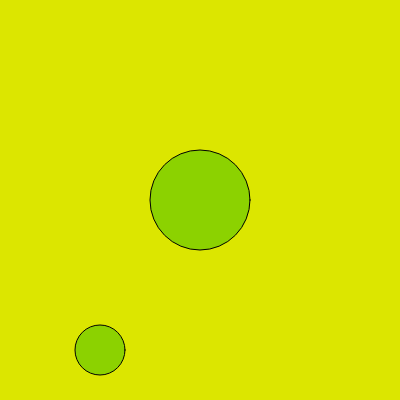
Frame 1 (no input)
Frame 60 (no input): identical to frame 1, image omitted
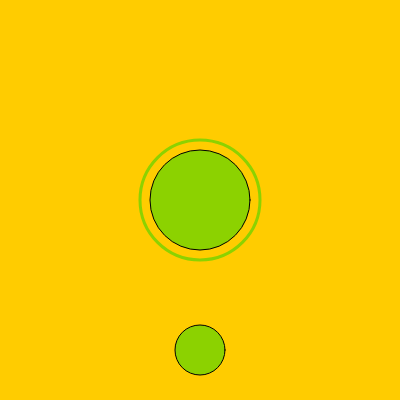
Frame 120 (the mouse pressed at the canvas centre since frame 60)

The p5.js sketch that drew these frames (run headless with seeded random() and noise() and a simulated clock; from frame 60 on, the mouse is pressed at the canvas centre):

// p5.js sketch
// ── sketch.js
let timer=0
let size=100

function setup() {
  createCanvas(400, 400);
}

function draw() {
  
  timer +=deltaTime;
  let mappedMouseX=map(mouseX,0,400,100,300,true);
  
 if (timer>1000){
   background(255,204,0);
 }
  else if (timer>3000) {
    background(140,210,0);
  }
  else {
    background(220,230,0);
    
  }
  fill(140,210,0);
  circle(200,200,size);
  circle(mappedMouseX,350,50);
  

  if (timer>2000){
    noFill()
    stroke(140,210,0)
    strokeWeight(3)
    circle(200,200,size +=20);
    timer=0
  }
else if (size>200){
  size=100
  
}
 
}
